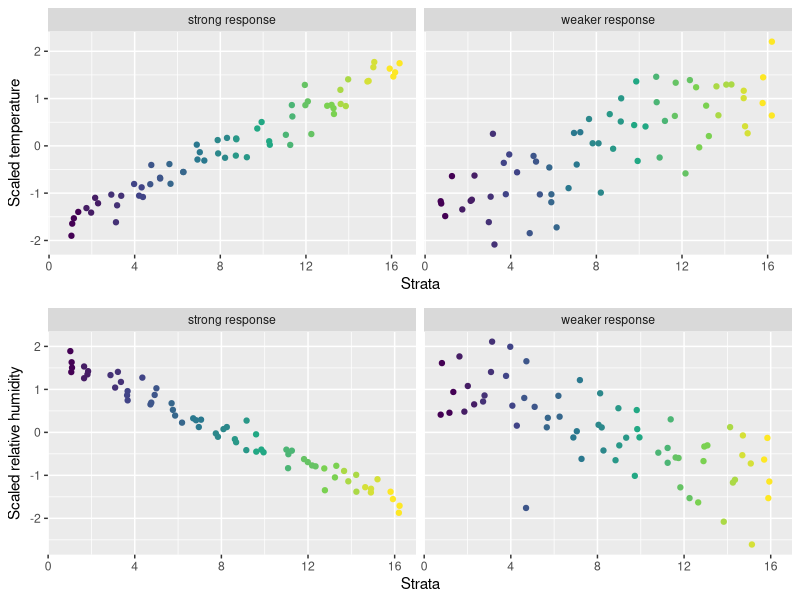
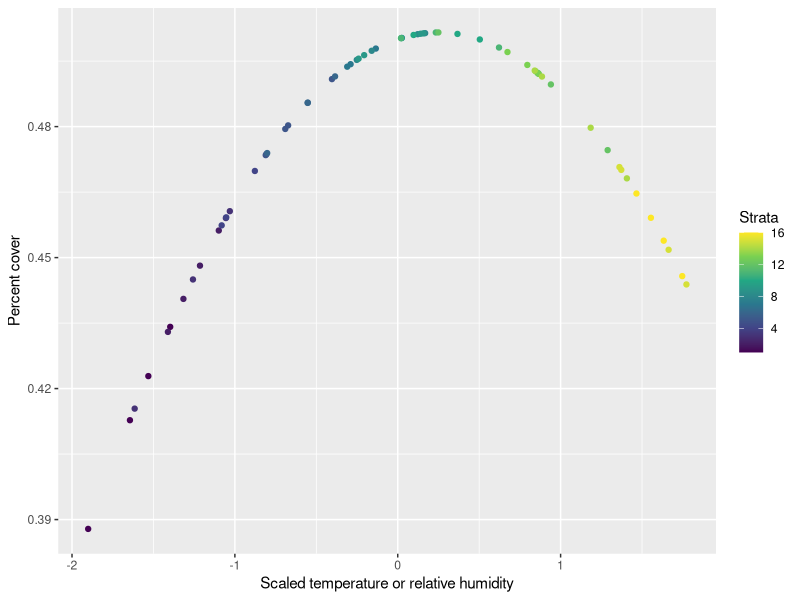

Write R code to recreate these figures, in order. (Note: this script raises an error after producing the figures.)
## ---- chunk 1
#| echo: false
#| message: false

# general set-up
library(ggplot2)
library(VGAM)
library(cowplot)

# helper function to generate climate data from strata
clm_strata <- function(b_tmp, b_rh, sd, n) {
    s <- 1:16
    srep <- rep(s, each = n)
    tmp <- rnorm(length(srep), b_tmp * srep, sd)
    rh <- rnorm(length(srep), b_rh * srep, sd)
    
    data.frame(s = srep, tmp = scale(tmp), rh = scale(rh))
}



d1 <- clm_strata(b_tmp = 2, b_rh = -2, sd = 2, n = 4)
d2 <- clm_strata(b_tmp = 0.5, b_rh = -0.5, sd = 2, n = 4)

d1$scenario <- "strong response"
d2$scenario <- "weaker response"
d <- rbind(d1, d2)

p_tmp <- ggplot(d, aes(x = s, y = tmp, color = s)) +
    geom_jitter(height = 0) +
    facet_wrap(vars(scenario), nrow = 1) +
    scale_color_viridis_c() +
    theme(legend.position = "none") +
    xlab("Strata") + ylab("Scaled temperature")

p_rh <- ggplot(d, aes(x = s, y = rh, color = s)) +
    geom_jitter(height = 0) +
    facet_wrap(vars(scenario), nrow = 1) +
    scale_color_viridis_c() +
    theme(legend.position = "none") +
    xlab("Strata") + ylab("Scaled relative humidity")

plot_grid(p_tmp, p_rh, nrow = 2)
## ---- chunk 2
pfun <- function(x, b0, b1, b2) {
    1 / (1 + exp(-(b0 + b1 * x + b2 * x^2)))
}

x <- d1$tmp

ideal_response <- data.frame(s = d1$s, x = x, p = pfun(x, 0, 0.05, -0.1))

ggplot(ideal_response, aes(x = x, y = p, color = s)) +
    geom_point() +
    scale_color_viridis_c(name = "Strata") +
    xlab("Scaled temperature or relative humidity") +
    ylab("Percent cover")
## ---- chunk 3
#| echo: false

# function to make zero inflated binomial data
zbdata <- function(x1, x2, r0, size, a0, a1, a2, b1, b2) {
    nn <- length(x1)
    
    zdata <- data.frame(pstr0 = logitlink(r0, inverse = TRUE),
                        x1 = x1,
                        x2 = x2,
                        sv = rep(size, length = nn))
    
    zdata$mubin <- logitlink(a0 + a1 * x1 - a2 * x1^2 + 
                                 b1 * x2 - b2 * x2^2, 
                             inverse = TRUE)
    
    zdata$y <- rzibinom(nn, 
                        size = zdata$sv, 
                        prob = zdata$mubin, 
                        pstr0 = zdata$pstr0)
    
    return(zdata)
}

# data.frame of params for different scenarios 
pars <- matrix(c(2, -1, 3, 6, 3, 6, 
                 0, -1, 3, 6, 3, 6, 
                 2, -1, 0.05, 0.1, 0.05, 0.1, 
                 0, -1, 0.05, 0.1, 0.05, 0.1), 
               byrow = TRUE, nrow = 4) |> 
    as.data.frame()

names(pars) <- c("r0", "a0", "a1", "a2", "b1", "b2")

pars <- cbind(abund_scenario = c("splst_u", 
                                 "splst_r", 
                                 "gnlst_u", 
                                 "gnlst_r"), 
              pars)



# data for strong climate response to strata, climate specialist, ubiquitous 
dat_strg_splst_u <- zbdata(x1 = d1$tmp, x2 = d1$rh, 
                           r0 = , size=, 
                           a0=, a1=, a2=, b1=, b2=)
